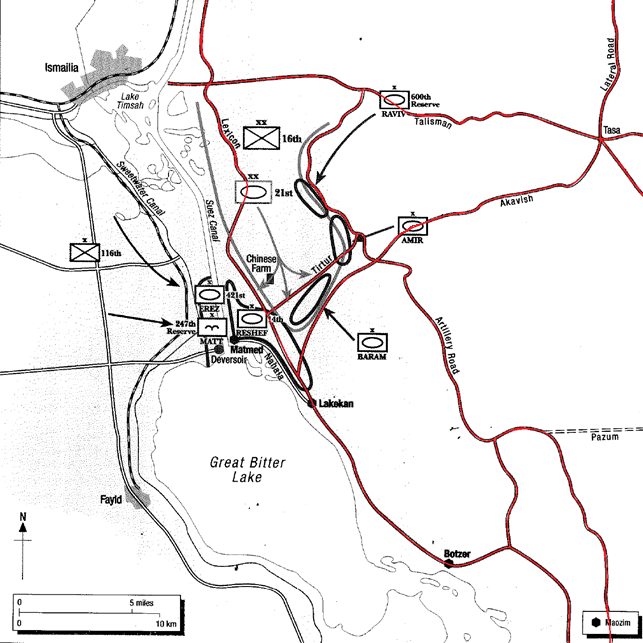
#> input picture CF_Highlighted_roads.png, 643 x 643 px
$ jupyter execute --allow-errors CreateMap.ipynb
#> lines starting #> are read from the running program, lines starting #| are printed output that depends on the picture; after the words box and inside, x2 and y2 are one past the last pixel; in counts of white or black regions, pixels touching at a corner belong together
[cell 1]
from PIL import Image
import numpy as np
import matplotlib.pyplot as plt

# Load the images
roads_image_path = "CF_Highlighted_roads.png"  # Ensure this is in the same directory
base_image_path = "map1.png"  # Ensure this is in the same directory

roads_image = Image.open(roads_image_path).convert("RGB")
base_image = Image.open(base_image_path).convert("RGB")
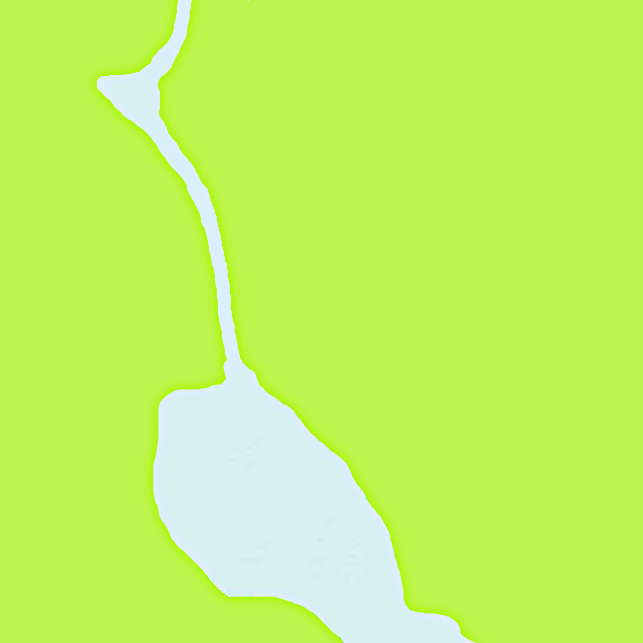
#> input picture Images/map1.png, 643 x 643 px, found by its file name

# Convert images to numpy arrays
roads_array = np.array(roads_image)
base_array = np.array(base_image)

# Step 1: Create a roads-only image (all non-red pixels become white)
roads_cleaned = np.ones_like(roads_array) * 255  # Start with a white image

# Iterate through all the pixels
for i in range(roads_array.shape[0]):
    for j in range(roads_array.shape[1]):
        r, g, b = roads_array[i, j]
        if (r > 100 and g < 100 and b < 100):  # If the pixel is red
            roads_cleaned[i, j] = [255, 0, 0]
        else:
            roads_cleaned[i, j] = [255, 255, 255]
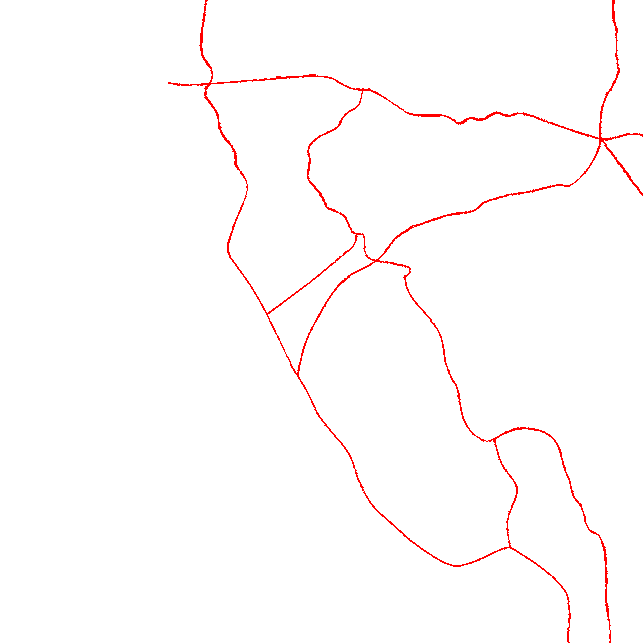
#> roads_cleaned: shape (643, 643, 3); mean R, G, B 255, 251.6, 251.6

# Convert back to image
roads_output_image = Image.fromarray(roads_cleaned)
roads_output_image.save("roads.png")

# Display the cleaned roads image
plt.imshow(roads_output_image)
plt.axis("off")
plt.title("Roads-Only Image")
plt.show()

# Step 2: Apply the roads mask onto the base map
roads_array = np.array(roads_output_image)  # Reload as array

# Iterate through all the pixels
for i in range(roads_array.shape[0]):
    for j in range(roads_array.shape[1]):
        r, g, b = roads_array[i, j]
        if not (r == 255 and g == 255 and b == 255):  # If the pixel is not white
            base_array[i, j] = [0, 0, 0]  # Set the corresponding pixel in base_array to black
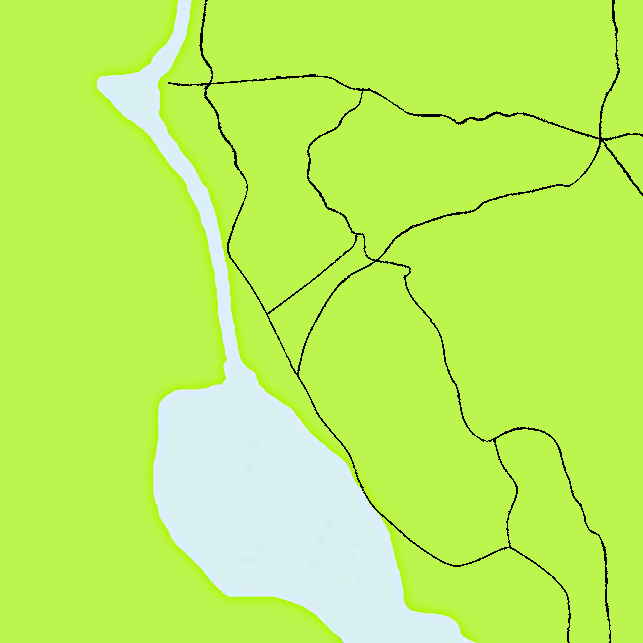
#> base_array: shape (643, 643, 3); mean R, G, B 188, 241.1, 95.8

# Convert back to image
final_output_image = Image.fromarray(base_array)
final_output_image.save("updated_map.png")

# Display the final updated map
plt.imshow(final_output_image)
plt.axis("off")
plt.title("Updated Map with Roads")
plt.show()

[cell 2]
import csv
from PIL import Image

# Load the image
image_path = "./Images/updated_map.png"
#> (the rest of this cell did not finish here and is left out)

[cell 3]
import numpy as np
import cv2
from scipy.spatial import KDTree
from PIL import Image
import matplotlib.pyplot as plt

# Define the color palette (RGB format)
palette = np.array([
    (212, 240, 254), #Terrain: water
    (208, 229, 172), #Terrain: canal-bank
    (230, 239, 184), #Terrain: sandy
    (255, 229, 202), #Terrain: desert
    # (181, 170, 168),
    (66, 66, 66) #Terrain: road
])
#> palette = [[212, 240, 254], [208, 229, 172], [230, 239, 184], [255, 229, 202], [66, 66, 66]]

# Load the image
image_path = "./Images/final battlemap input 1024.png"
image = Image.open(image_path).convert("RGB")  # Ensure it's in RGB format
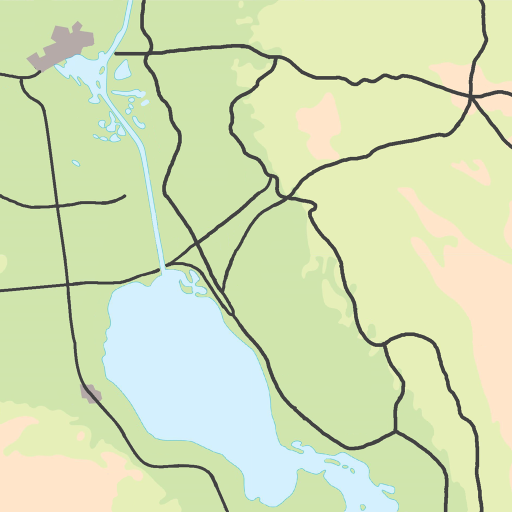
#> input picture Images/final battlemap input 1024.png, 1024 x 1024 px (shown at 1/2 size)
image_array = np.array(image)

# Flatten image array for processing
pixels = image_array.reshape(-1, 3)

# Use KDTree to efficiently find the closest color in the palette
kdtree = KDTree(palette)
_, indices = kdtree.query(pixels)

# Replace colors with closest palette colors
new_pixels = palette[indices]

# Reshape back to original image shape
new_image_array = new_pixels.reshape(image_array.shape)
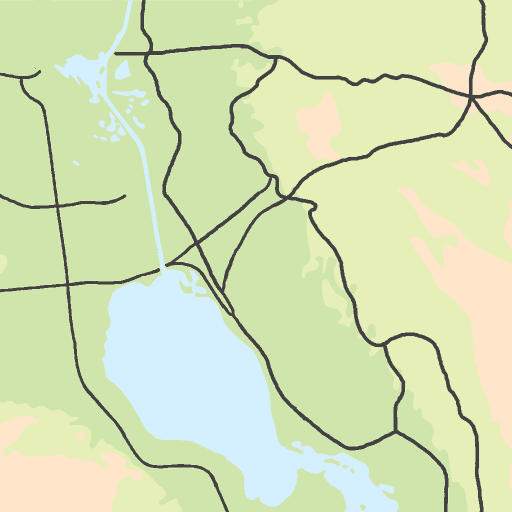
#> new_image_array: shape (1024, 1024, 3) int64 (shown at 1/2 size); mean R, G, B 212.7, 226, 183

# Convert back to image format and save
new_image = Image.fromarray(new_image_array.astype(np.uint8))
output_path = "./Images/finalbattlemap_quantized.png"
new_image.save(output_path)

# Display the original and quantized images
fig, ax = plt.subplots(1, 2, figsize=(12, 6))
ax[0].imshow(image)
ax[0].set_title("Original Image")
ax[0].axis("off")

ax[1].imshow(new_image)
ax[1].set_title("Quantized Image")
ax[1].axis("off")

plt.show()

[cell 4]
import numpy as np
import cv2
from scipy.spatial import KDTree
from PIL import Image
import matplotlib.pyplot as plt

# Define the color palette (RGB format)
palette = np.array([
    (212, 240, 254), #Terrain: water
    (208, 229, 172), #Terrain: canal-bank
    (230, 239, 184), #Terrain: sandy
    (255, 229, 202), #Terrain: desert
    (66, 66, 66)     #Terrain: road
])

terrain_names = [
    "water",
    "canal-bank",
    "sandy",
    "desert",
    "road"
]

# --- STEP 1: Quantize the original image using the palette ---

# Load the image
image_path = "./Images/final battlemap input 1024.png"
image = Image.open(image_path).convert("RGB")  # Ensure it's in RGB format
image_array = np.array(image)

# Flatten image array for processing
pixels = image_array.reshape(-1, 3)

# Use KDTree to efficiently find the closest color in the palette
kdtree = KDTree(palette)
_, indices = kdtree.query(pixels)

# Replace colors with closest palette colors
new_pixels = palette[indices]

# Reshape back to original image shape
new_image_array = new_pixels.reshape(image_array.shape)

# Convert back to image format and save
new_image = Image.fromarray(new_image_array.astype(np.uint8))
output_path = "./Images/finalbattlemap_quantized.png"
new_image.save(output_path)

# Display the original and quantized images
fig, ax = plt.subplots(1, 2, figsize=(12, 6))
ax[0].imshow(image)
ax[0].set_title("Original Image")
ax[0].axis("off")

ax[1].imshow(new_image)
ax[1].set_title("Quantized Image")
ax[1].axis("off")

plt.show()

# --- STEP 2: Generate mask images, one per palette color ---

# Load the quantized image that you just saved
quantized_image = Image.open(output_path).convert("RGB")
quantized_array = np.array(quantized_image)

# For each color in the palette, create and save a mask
for color, terrain in zip(palette, terrain_names):
    # Create a boolean mask where pixels match the specific color
    # np.all will check equality across the RGB channels
    matches_color = np.all(quantized_array == color, axis=-1)

    # Initialize an empty (black) mask the same height/width as the image
    mask_array = np.zeros((quantized_array.shape[0], quantized_array.shape[1]), dtype=np.uint8)

    # Set the matching pixels to white (255)
    mask_array[matches_color] = 255

    # Convert to a Pillow Image and save
    mask_image = Image.fromarray(mask_array, mode='L')
    mask_image.save(f"./Images/terrain_masks/{terrain}_mask.png")
#> this loop made 5 passes
#> pass 1, `matches_color = np.all(quantized_array == color, axis=-1)`:
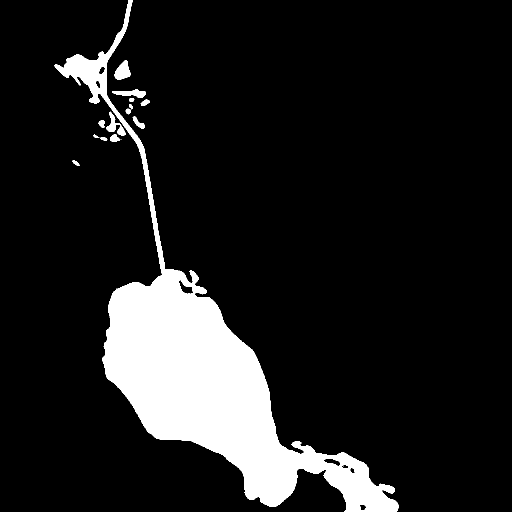
#> matches_color: shape (1024, 1024) bool (shown at 1/2 size); 11.8% white; 19 white regions (5 under 20 px), largest, box (x1, y1, x2, y2) and area: (109, 0, 797, 1024) 120226, (229, 120, 262, 160) 815, (213, 223, 251, 271) 644
#> pass 2, `matches_color = np.all(quantized_array == color, axis=-1)`:
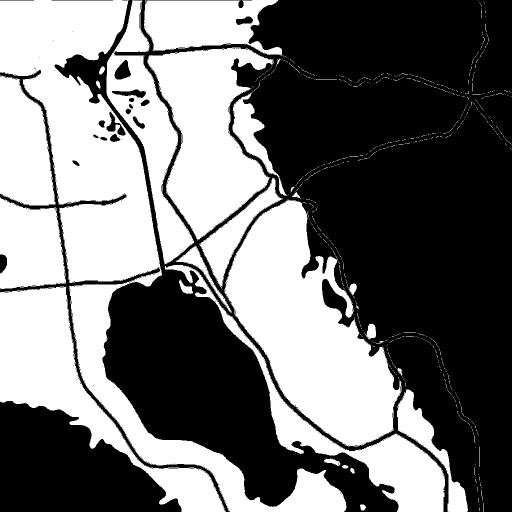
#> matches_color: shape (1024, 1024) bool (shown at 1/2 size); 45.3% white; 811 white regions (778 under 20 px), largest, box (x1, y1, x2, y2) and area: (0, 0, 693, 1024) 137848, (448, 399, 803, 893) 87064, (294, 95, 547, 481) 52377
#> after the loop:
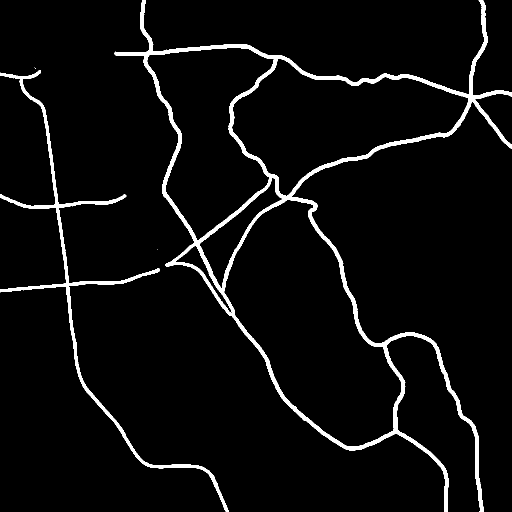
#> mask_array: shape (1024, 1024) (shown at 1/2 size); 4.5% white; 5 white regions (3 under 20 px), largest, box (x1, y1, x2, y2) and area: (228, 0, 1024, 1024) 36628, (0, 140, 458, 1024) 10371
